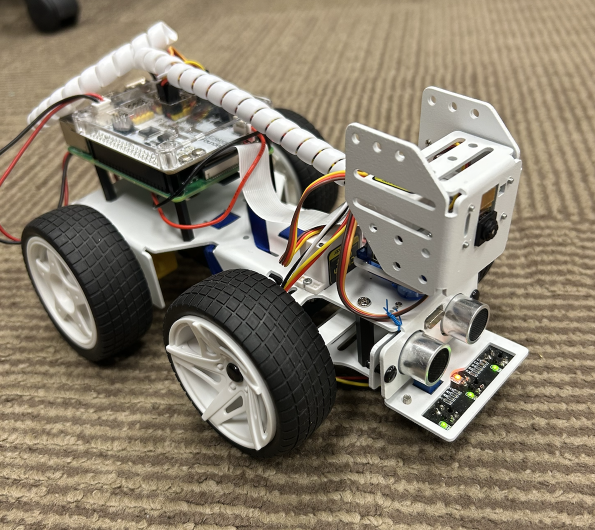
#> input picture 4HR/HTMLs/media/robot.jpg, 1190 x 1060 px (shown at 1/2 size)
$ python -i camera-test.py   (imports and definitions only)
#> lines starting #> are read from the running program, lines starting #| are printed output that depends on the picture; after the words box and inside, x2 and y2 are one past the last pixel; in counts of white or black regions, pixels touching at a corner belong together
#> further down, picture is the input picture: shape (1060, 1190, 3); mean B, G, R 109.2, 126.9, 137.7
import cv2
import time
from picarx import Picarx

# [1 line that did not run here, left out]

# Servo scan ranges
pan_range = range(-40, 41, 5)    # left → right
tilt_range = range(30, -31, -5)  # up → down

# [1 line not run here, left out]

def find_red_center(frame):
    hsv = cv2.cvtColor(frame, cv2.COLOR_BGR2HSV)
#> hsv: shape (1060, 1190, 3); mean H, S, V 24.4, 60, 138.3

    lower_red = (0, 100, 100)
    upper_red = (10, 255, 255)

    mask = cv2.inRange(hsv, lower_red, upper_red)
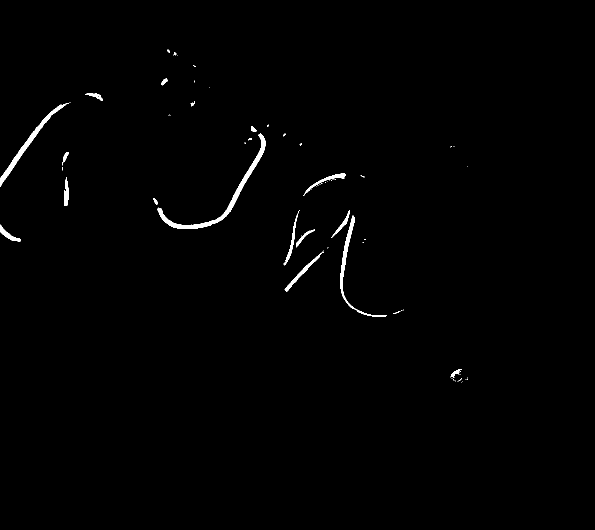
#> mask: shape (1060, 1190) (shown at 1/2 size); 0.76% white; 75 white regions (55 under 20 px), largest, box (x1, y1, x2, y2) and area: (315, 267, 532, 458) 2773, (0, 205, 139, 374) 1728, (680, 431, 774, 633) 1305
    moments = cv2.moments(mask)
#> moments = moments, m00 2446980, centre m10/m00, m01/m00 = (416.2, 406.2)

    if moments["m00"] != 0:
        cx = int(moments["m10"] / moments["m00"])
#> cx = 416
        cy = int(moments["m01"] / moments["m00"])
#> cy = 406
        return (cx, cy)

    return None

frame_center = (320, 240)  # adjust if needed

best_pan = 0
best_tilt = 0
min_error = float('inf')

# [40 lines not run here, left out]

>>> import cv2
>>> picture = cv2.imread('../media/robot.jpg')
>>> result = find_red_center(picture)
#> result = (416, 406)
